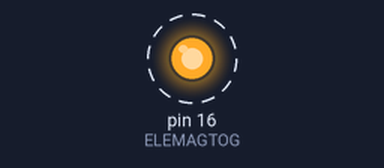
Bench run of a sketch on a simulated Arduino Uno, built with avr-gcc and run on an emulated ATmega328P. Parts: output pins drawn as LEDs (lit = HIGH). Dashed ring = blinking.

Above: at 0.2 s.
Timing chart, 0 to 3.0 s (numbered marks = the images above):
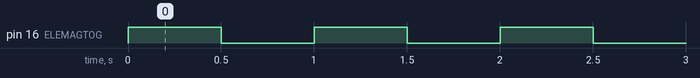

Measured:
- by itself, pin 16 (ELEMAGTOG): alternates HIGH for 0.50 s and LOW for 0.50 s

The sketch:

Elemag_Test.ino
```cpp
//This code is used to test the relay on the junction box board

#define ELEMAGTOG 16


void setup() {
  pinMode(ELEMAGTOG, OUTPUT);
}

void loop() {
  digitalWrite(ELEMAGTOG, 1);
  delay(500);
  digitalWrite(ELEMAGTOG, 0);
  delay(500);
}
```
